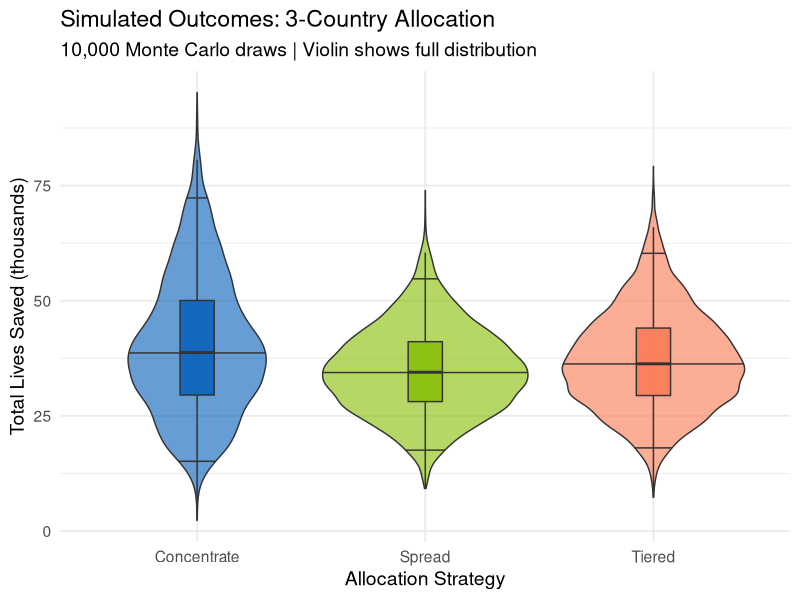
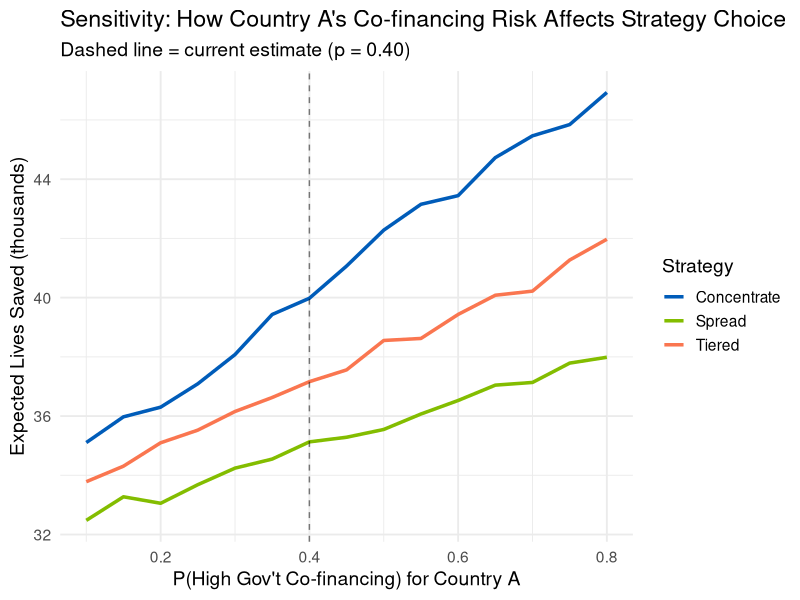

Source code (R) for these figures, in order:
## ---- chunk 1
#| label: monte-carlo-sim
#| echo: true

set.seed(42)
n_sims <- 10000

# Country parameters: target lives, expected lives per $M, sd per $M
countries <- data.frame(
  country = c("Country A", "Country C", "Country B"),
  target = c(45000, 27000, 38000),
  lives_per_M = c(610, 356, 462),
  sd_per_M = c(185, 95, 130),  # uncertainty in effectiveness
  p_high = c(0.40, 0.50, 0.45)  # P(high gov co-financing)
)

# Simulate outcomes for a given allocation (as proportions of budget)
simulate_outcomes <- function(alloc, countries, n_sims) {
  total_lives <- numeric(n_sims)
  for (i in 1:n_sims) {
    lives <- 0
    for (j in 1:nrow(countries)) {
      # Government co-financing scenario
      gov <- sample(c("High", "Med", "Low"), 1,
                    prob = c(countries$p_high[j],
                             1 - countries$p_high[j] - 0.10,
                             0.10))
      multiplier <- switch(gov, High = 1.0, Med = 0.6, Low = 0.25)
      # Lives saved = allocation * lives per $M * multiplier + noise
      lives_j <- alloc[j] * rnorm(1, countries$lives_per_M[j],
                                      countries$sd_per_M[j]) * multiplier
      lives <- lives + max(0, lives_j)
    }
    total_lives[i] <- lives
  }
  total_lives
}

# Three strategies (as relative allocation units, not dollar amounts)
strat_concentrate <- c(70, 15, 15)   # Heavy Country A
strat_spread      <- c(33, 33, 33)   # Equal
strat_tiered      <- c(45, 23, 32)   # Weighted
## ---- chunk 2
#| label: visualize-strategies
#| echo: true
#| fig-width: 10
#| fig-height: 5

library(ggplot2)

# Run simulations
sim_conc   <- simulate_outcomes(strat_concentrate, countries, n_sims)
sim_spread <- simulate_outcomes(strat_spread, countries, n_sims)
sim_tiered <- simulate_outcomes(strat_tiered, countries, n_sims)

# Combine into data frame
sim_df <- data.frame(
  lives = c(sim_conc, sim_spread, sim_tiered),
  strategy = rep(c("Concentrate", "Spread", "Tiered"),
                 each = n_sims)
)

# Violin plot with embedded box plot
ggplot(sim_df, aes(x = strategy, y = lives / 1000, fill = strategy)) +
  geom_violin(alpha = 0.6, draw_quantiles = c(0.025, 0.5, 0.975)) +
  geom_boxplot(width = 0.15, alpha = 0.8, outlier.shape = NA) +
  scale_fill_manual(values = c("#005CB9", "#83BD00", "#FA7650")) +
  labs(x = "Allocation Strategy",
       y = "Total Lives Saved (thousands)",
       title = "Simulated Outcomes: 3-Country Allocation",
       subtitle = "10,000 Monte Carlo draws | Violin shows full distribution") +
  theme_minimal(base_size = 14) +
  theme(legend.position = "none")
## ---- chunk 3
#| label: grid-search
#| echo: true

# Grid search over allocation space
# Constraint: a_A + a_C + a_B = 100 (percentage units)
grid_step <- 5  # 5% increments
results <- data.frame()

for (a_A in seq(0, 100, grid_step)) {
  for (a_C in seq(0, 100 - a_A, grid_step)) {
    a_B <- 100 - a_A - a_C
    alloc <- c(a_A, a_C, a_B)

    # Quick simulation (fewer draws for speed)
    sim <- simulate_outcomes(alloc, countries, n_sims = 2000)

    results <- rbind(results, data.frame(
      a_A = a_A, a_C = a_C, a_B = a_B,
      ev = mean(sim),
      sd = sd(sim),
      p5 = quantile(sim, 0.05)  # 5th percentile (worst case)
    ))
  }
}

# Best by expected value
best_ev <- results[which.max(results$ev), ]
cat("Max EV allocation:", best_ev$a_A, "/",
    best_ev$a_C, "/", best_ev$a_B, "\n")
cat("Expected lives:", round(best_ev$ev), "\n")

# Best by worst-case (maximin)
best_p5 <- results[which.max(results$p5), ]
cat("\nMaximin allocation:", best_p5$a_A, "/",
    best_p5$a_C, "/", best_p5$a_B, "\n")
cat("5th percentile lives:", round(best_p5$p5), "\n")
## ---- chunk 4
#| label: sensitivity-analysis
#| echo: true
#| fig-width: 10
#| fig-height: 5

library(tidyr)

# Sensitivity: vary Country A P(High co-financing) from 0.1 to 0.8
p_seq <- seq(0.1, 0.8, by = 0.05)
sens_results <- data.frame()

for (p_high_A in p_seq) {
  # Update Country A's co-financing probability
  countries_mod <- countries
  countries_mod$p_high[1] <- p_high_A

  ev_conc <- mean(simulate_outcomes(strat_concentrate, countries_mod, 3000))
  ev_spr  <- mean(simulate_outcomes(strat_spread, countries_mod, 3000))
  ev_tier <- mean(simulate_outcomes(strat_tiered, countries_mod, 3000))

  sens_results <- rbind(sens_results, data.frame(
    p_high = p_high_A,
    Concentrate = ev_conc,
    Spread = ev_spr,
    Tiered = ev_tier
  ))
}

# Pivot to long format and plot
sens_long <- pivot_longer(sens_results, cols = -p_high,
                          names_to = "Strategy", values_to = "EV")

ggplot(sens_long, aes(x = p_high, y = EV / 1000, color = Strategy)) +
  geom_line(size = 1.2) +
  geom_vline(xintercept = 0.40, linetype = "dashed", alpha = 0.5) +
  scale_color_manual(values = c("#005CB9", "#83BD00", "#FA7650")) +
  labs(x = "P(High Gov't Co-financing) for Country A",
       y = "Expected Lives Saved (thousands)",
       title = "Sensitivity: How Country A's Co-financing Risk Affects Strategy Choice",
       subtitle = "Dashed line = current estimate (p = 0.40)") +
  theme_minimal(base_size = 14)
